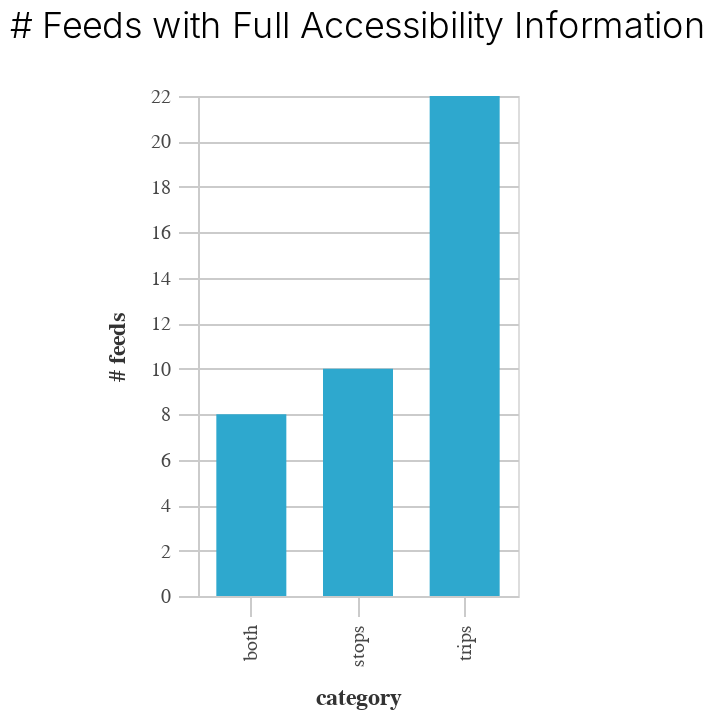

Notebook code cell kept with this figure:
### Code cell
chart = (alt.Chart(combined)
         .mark_bar(size=35)
         .encode(
             x=alt.X("category"),
             y=alt.Y("value", title="# feeds"),
             color=alt.value(cp.CALITP_CATEGORY_BRIGHT_COLORS[0]),
             tooltip=["category", "value"]
         ).properties(title="# Feeds with Full Accessibility Information")
)

chart = (styleguide.preset_chart_config(chart)
         .properties(width = styleguide.chart_width*0.4)
         .interactive()
        )

display(chart)
#chart.save(f"{IMG_PATH}full_info.png")

### Figure 1 — Vega-Lite specification as saved in the notebook (floating-point values rounded to 4 significant figures)
{"config": {"view": {"continuousWidth": 400, "continuousHeight": 300}, "axis": {"domainColor": "#cbcbcb", "grid": true, "gridColor": "#cbcbcb", "gridWidth": 1, "labelColor": "#474747", "labelFont": "Nunito Sans", "labelFontSize": 10, "labelPadding": 4, "tickColor": "#cbcbcb", "tickSize": 10, "titleColor": "#333", "titleFont": "Raleway", "titleFontSize": 12, "titlePadding": 10}, "axisBand": {"grid": false}, "background": "white", "font": "Raleway", "header": {"labelFont": "Nunito Sans", "titleFont": "Raleway"}, "legend": {"labelColor": "#333", "labelFont": "Nunito Sans", "labelFontSize": 11, "labelLimit": 0, "padding": 1, "symbolSize": 30, "symbolType": "square", "titleColor": "#333", "titleFont": "Raleway", "titleFontSize": 14, "titlePadding": 10}, "title": {"anchor": "middle", "font": "Raleway", "fontSize": 18, "fontWeight": 300, "offset": 20}}, "data": {"name": "data-b9ce28dd9ce99b0b02cf2296150462e0"}, "mark": {"type": "bar", "size": 35}, "encoding": {"color": {"value": "#2EA8CE"}, "tooltip": [{"field": "category", "type": "nominal"}, {"field": "value", "type": "quantitative"}], "x": {"field": "category", "type": "nominal"}, "y": {"field": "value", "title": "# feeds", "type": "quantitative"}}, "height": 250, "selection": {"selector005": {"type": "interval", "bind": "scales", "encodings": ["x", "y"]}}, "title": "# Feeds with Full Accessibility Information", "width": 160.0, "$schema": "https://vega.github.io/schema/vega-lite/v4.17.0.json", "datasets": {"data-b9ce28dd9ce99b0b02cf2296150462e0": [{"category": "stops", "value": 10, "total_feeds": 251, "pct": 0.04}, {"category": "trips", "value": 22, "total_feeds": 251, "pct": 0.088}, {"category": "both", "value": 8, "total_feeds": 251, "pct": 0.032}]}}
